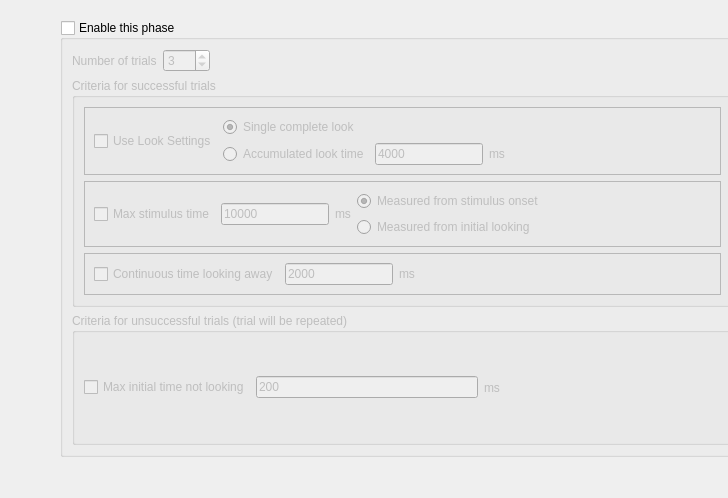
<?xml version="1.0" encoding="UTF-8"?>
<ui version="4.0">
 <class>HPhaseSettingsForm</class>
 <widget class="QWidget" name="HPhaseSettingsForm">
  <property name="geometry">
   <rect>
    <x>0</x>
    <y>0</y>
    <width>728</width>
    <height>498</height>
   </rect>
  </property>
  <property name="windowTitle">
   <string>Form</string>
  </property>
  <widget class="QGroupBox" name="gbxEnabled">
   <property name="enabled">
    <bool>true</bool>
   </property>
   <property name="geometry">
    <rect>
     <x>60</x>
     <y>20</y>
     <width>685</width>
     <height>437</height>
    </rect>
   </property>
   <property name="toolTip">
    <string>If checked, Habit will run this phase as part of this experiment.</string>
   </property>
   <property name="title">
    <string>Enable this phase</string>
   </property>
   <property name="checkable">
    <bool>true</bool>
   </property>
   <property name="checked">
    <bool>false</bool>
   </property>
   <layout class="QVBoxLayout" name="verticalLayout_4">
    <item>
     <layout class="QHBoxLayout" name="horizontalLayout_7">
      <item>
       <widget class="QLabel" name="label">
        <property name="text">
         <string>Number of trials</string>
        </property>
       </widget>
      </item>
      <item>
       <widget class="QSpinBox" name="spinboxNTrials">
        <property name="toolTip">
         <string>For pretest and test phase, this is the number of trials. For habituation phase, this is the MAXIMUM number of trials (the phase may end sooner if the subject habituates, according to your habituation settings.)</string>
        </property>
        <property name="minimum">
         <number>1</number>
        </property>
        <property name="maximum">
         <number>999</number>
        </property>
        <property name="value">
         <number>3</number>
        </property>
       </widget>
      </item>
      <item>
       <spacer name="horizontalSpacer">
        <property name="orientation">
         <enum>Qt::Horizontal</enum>
        </property>
        <property name="sizeHint" stdset="0">
         <size>
          <width>40</width>
          <height>20</height>
         </size>
        </property>
       </spacer>
      </item>
     </layout>
    </item>
    <item>
     <widget class="QGroupBox" name="groupBox_2">
      <property name="title">
       <string>Criteria for successful trials</string>
      </property>
      <layout class="QVBoxLayout" name="verticalLayout_3">
       <item>
        <widget class="QFrame" name="frame">
         <property name="frameShape">
          <enum>QFrame::StyledPanel</enum>
         </property>
         <property name="frameShadow">
          <enum>QFrame::Raised</enum>
         </property>
         <layout class="QHBoxLayout" name="horizontalLayout_4">
          <item>
           <widget class="QCheckBox" name="cbxUseLookSettings">
            <property name="toolTip">
             <string>If checked, Habit will end trials when one or more &quot;complete looks&quot; satisfies the selected criteria.</string>
            </property>
            <property name="text">
             <string>Use Look Settings</string>
            </property>
           </widget>
          </item>
          <item>
           <layout class="QVBoxLayout" name="verticalLayout">
            <item>
             <widget class="QRadioButton" name="rbSingleCompleteLook">
              <property name="enabled">
               <bool>false</bool>
              </property>
              <property name="toolTip">
               <string>A single complete look, as specified in the Look Settings, will end a trial successfully.</string>
              </property>
              <property name="text">
               <string>Single complete look</string>
              </property>
              <property name="checked">
               <bool>true</bool>
              </property>
              <attribute name="buttonGroup">
               <string notr="true">buttonGroup</string>
              </attribute>
             </widget>
            </item>
            <item>
             <layout class="QHBoxLayout" name="horizontalLayout">
              <item>
               <widget class="QRadioButton" name="rbAccumulatedLookTime">
                <property name="enabled">
                 <bool>false</bool>
                </property>
                <property name="toolTip">
                 <string>A trial will end successfully when the sum of &quot;complete looks&quot; is at least the time you specify.</string>
                </property>
                <property name="text">
                 <string>Accumulated look time</string>
                </property>
                <attribute name="buttonGroup">
                 <string notr="true">buttonGroup</string>
                </attribute>
               </widget>
              </item>
              <item>
               <widget class="QLineEdit" name="lineeditAccumulatedLookTime">
                <property name="enabled">
                 <bool>false</bool>
                </property>
                <property name="text">
                 <string>4000</string>
                </property>
               </widget>
              </item>
              <item>
               <widget class="QLabel" name="label_3">
                <property name="text">
                 <string>ms</string>
                </property>
               </widget>
              </item>
             </layout>
            </item>
           </layout>
          </item>
          <item>
           <spacer name="horizontalSpacer_3">
            <property name="orientation">
             <enum>Qt::Horizontal</enum>
            </property>
            <property name="sizeHint" stdset="0">
             <size>
              <width>91</width>
              <height>20</height>
             </size>
            </property>
           </spacer>
          </item>
         </layout>
        </widget>
       </item>
       <item>
        <widget class="QFrame" name="frame_2">
         <property name="frameShape">
          <enum>QFrame::StyledPanel</enum>
         </property>
         <property name="frameShadow">
          <enum>QFrame::Raised</enum>
         </property>
         <layout class="QHBoxLayout" name="horizontalLayout_5">
          <item>
           <layout class="QHBoxLayout" name="horizontalLayout_3">
            <item>
             <widget class="QCheckBox" name="cbxMaxStimulusTime">
              <property name="toolTip">
               <string>When checked, Habit will end a trial when the stimulus time (measured according to the radio button you select) reaches the time you specify.</string>
              </property>
              <property name="text">
               <string>Max stimulus time</string>
              </property>
             </widget>
            </item>
            <item>
             <widget class="QLineEdit" name="lineeditMaxStimulusTime">
              <property name="enabled">
               <bool>false</bool>
              </property>
              <property name="sizePolicy">
               <sizepolicy hsizetype="MinimumExpanding" vsizetype="Fixed">
                <horstretch>0</horstretch>
                <verstretch>0</verstretch>
               </sizepolicy>
              </property>
              <property name="minimumSize">
               <size>
                <width>60</width>
                <height>0</height>
               </size>
              </property>
              <property name="text">
               <string>10000</string>
              </property>
             </widget>
            </item>
            <item>
             <widget class="QLabel" name="label_2">
              <property name="text">
               <string>ms</string>
              </property>
             </widget>
            </item>
           </layout>
          </item>
          <item>
           <layout class="QVBoxLayout" name="verticalLayout_2">
            <item>
             <widget class="QRadioButton" name="rbMeasuredFromStimulusOnset">
              <property name="enabled">
               <bool>false</bool>
              </property>
              <property name="toolTip">
               <string>Stimulus time is measured starting when the stimulus first appears on the screen.</string>
              </property>
              <property name="text">
               <string>Measured from stimulus onset</string>
              </property>
              <property name="checked">
               <bool>true</bool>
              </property>
             </widget>
            </item>
            <item>
             <widget class="QRadioButton" name="rbMeasuredFromInitialLooking">
              <property name="enabled">
               <bool>false</bool>
              </property>
              <property name="toolTip">
               <string>Stimulus time is measured starting when the subject first looks at any stimulus.</string>
              </property>
              <property name="text">
               <string>Measured from initial looking</string>
              </property>
             </widget>
            </item>
           </layout>
          </item>
          <item>
           <spacer name="horizontalSpacer_4">
            <property name="orientation">
             <enum>Qt::Horizontal</enum>
            </property>
            <property name="sizeHint" stdset="0">
             <size>
              <width>40</width>
              <height>20</height>
             </size>
            </property>
           </spacer>
          </item>
         </layout>
        </widget>
       </item>
       <item>
        <widget class="QFrame" name="frame_3">
         <property name="frameShape">
          <enum>QFrame::StyledPanel</enum>
         </property>
         <property name="frameShadow">
          <enum>QFrame::Raised</enum>
         </property>
         <layout class="QHBoxLayout" name="horizontalLayout_6">
          <item>
           <layout class="QHBoxLayout" name="horizontalLayout_2">
            <item>
             <widget class="QCheckBox" name="cbxContinuousLookAwayTime">
              <property name="toolTip">
               <string>When checked, Habit will end a trial if, after at least one &quot;complete look&quot; has been registered, the subject looks away from all stimuli for the specified time.</string>
              </property>
              <property name="text">
               <string>Continuous time looking away</string>
              </property>
             </widget>
            </item>
            <item>
             <widget class="QLineEdit" name="lineeditContinuousLookAwayTime">
              <property name="enabled">
               <bool>false</bool>
              </property>
              <property name="text">
               <string>2000</string>
              </property>
             </widget>
            </item>
            <item>
             <widget class="QLabel" name="label_4">
              <property name="text">
               <string>ms</string>
              </property>
             </widget>
            </item>
           </layout>
          </item>
          <item>
           <spacer name="horizontalSpacer_5">
            <property name="orientation">
             <enum>Qt::Horizontal</enum>
            </property>
            <property name="sizeHint" stdset="0">
             <size>
              <width>194</width>
              <height>20</height>
             </size>
            </property>
           </spacer>
          </item>
         </layout>
        </widget>
       </item>
      </layout>
     </widget>
    </item>
    <item>
     <widget class="QGroupBox" name="groupBox_3">
      <property name="title">
       <string>Criteria for unsuccessful trials (trial will be repeated)</string>
      </property>
      <layout class="QHBoxLayout" name="horizontalLayout_9">
       <item>
        <layout class="QHBoxLayout" name="horizontalLayout_8">
         <item>
          <widget class="QCheckBox" name="cbxMaxInitialTimeNotLooking">
           <property name="toolTip">
            <string>Wheh checked, Habit will require that the subject begins a &quot;look&quot;, which eventually becomes a &quot;complete look&quot;, before the specified time has passed in the trial.</string>
           </property>
           <property name="text">
            <string>Max initial time not looking</string>
           </property>
          </widget>
         </item>
         <item>
          <widget class="QLineEdit" name="lineeditMaxInitialTimeNotLooking">
           <property name="enabled">
            <bool>false</bool>
           </property>
           <property name="text">
            <string>200</string>
           </property>
          </widget>
         </item>
         <item>
          <widget class="QLabel" name="label_5">
           <property name="text">
            <string>ms</string>
           </property>
          </widget>
         </item>
         <item>
          <spacer name="horizontalSpacer_2">
           <property name="orientation">
            <enum>Qt::Horizontal</enum>
           </property>
           <property name="sizeHint" stdset="0">
            <size>
             <width>40</width>
             <height>20</height>
            </size>
           </property>
          </spacer>
         </item>
        </layout>
       </item>
      </layout>
     </widget>
    </item>
   </layout>
  </widget>
  <widget class="QWidget" name="layoutWidget">
   <property name="geometry">
    <rect>
     <x>0</x>
     <y>0</y>
     <width>2</width>
     <height>2</height>
    </rect>
   </property>
   <layout class="QFormLayout" name="formLayout"/>
  </widget>
 </widget>
 <resources/>
 <connections>
  <connection>
   <sender>cbxUseLookSettings</sender>
   <signal>clicked(bool)</signal>
   <receiver>rbSingleCompleteLook</receiver>
   <slot>setEnabled(bool)</slot>
   <hints>
    <hint type="sourcelabel">
     <x>169</x>
     <y>155</y>
    </hint>
    <hint type="destinationlabel">
     <x>418</x>
     <y>137</y>
    </hint>
   </hints>
  </connection>
  <connection>
   <sender>cbxUseLookSettings</sender>
   <signal>clicked(bool)</signal>
   <receiver>rbAccumulatedLookTime</receiver>
   <slot>setEnabled(bool)</slot>
   <hints>
    <hint type="sourcelabel">
     <x>169</x>
     <y>155</y>
    </hint>
    <hint type="destinationlabel">
     <x>327</x>
     <y>167</y>
    </hint>
   </hints>
  </connection>
  <connection>
   <sender>cbxUseLookSettings</sender>
   <signal>clicked(bool)</signal>
   <receiver>lineeditAccumulatedLookTime</receiver>
   <slot>setEnabled(bool)</slot>
   <hints>
    <hint type="sourcelabel">
     <x>169</x>
     <y>155</y>
    </hint>
    <hint type="destinationlabel">
     <x>494</x>
     <y>166</y>
    </hint>
   </hints>
  </connection>
  <connection>
   <sender>cbxMaxStimulusTime</sender>
   <signal>clicked(bool)</signal>
   <receiver>rbMeasuredFromStimulusOnset</receiver>
   <slot>setEnabled(bool)</slot>
   <hints>
    <hint type="sourcelabel">
     <x>173</x>
     <y>243</y>
    </hint>
    <hint type="destinationlabel">
     <x>538</x>
     <y>234</y>
    </hint>
   </hints>
  </connection>
  <connection>
   <sender>cbxMaxStimulusTime</sender>
   <signal>clicked(bool)</signal>
   <receiver>rbMeasuredFromInitialLooking</receiver>
   <slot>setEnabled(bool)</slot>
   <hints>
    <hint type="sourcelabel">
     <x>173</x>
     <y>243</y>
    </hint>
    <hint type="destinationlabel">
     <x>538</x>
     <y>253</y>
    </hint>
   </hints>
  </connection>
  <connection>
   <sender>cbxContinuousLookAwayTime</sender>
   <signal>clicked(bool)</signal>
   <receiver>lineeditContinuousLookAwayTime</receiver>
   <slot>setEnabled(bool)</slot>
   <hints>
    <hint type="sourcelabel">
     <x>211</x>
     <y>319</y>
    </hint>
    <hint type="destinationlabel">
     <x>392</x>
     <y>319</y>
    </hint>
   </hints>
  </connection>
  <connection>
   <sender>cbxMaxInitialTimeNotLooking</sender>
   <signal>clicked(bool)</signal>
   <receiver>lineeditMaxInitialTimeNotLooking</receiver>
   <slot>setEnabled(bool)</slot>
   <hints>
    <hint type="sourcelabel">
     <x>189</x>
     <y>410</y>
    </hint>
    <hint type="destinationlabel">
     <x>386</x>
     <y>410</y>
    </hint>
   </hints>
  </connection>
  <connection>
   <sender>cbxMaxStimulusTime</sender>
   <signal>clicked(bool)</signal>
   <receiver>lineeditMaxStimulusTime</receiver>
   <slot>setEnabled(bool)</slot>
   <hints>
    <hint type="sourcelabel">
     <x>173</x>
     <y>243</y>
    </hint>
    <hint type="destinationlabel">
     <x>317</x>
     <y>243</y>
    </hint>
   </hints>
  </connection>
 </connections>
 <buttongroups>
  <buttongroup name="buttonGroup"/>
 </buttongroups>
</ui>
